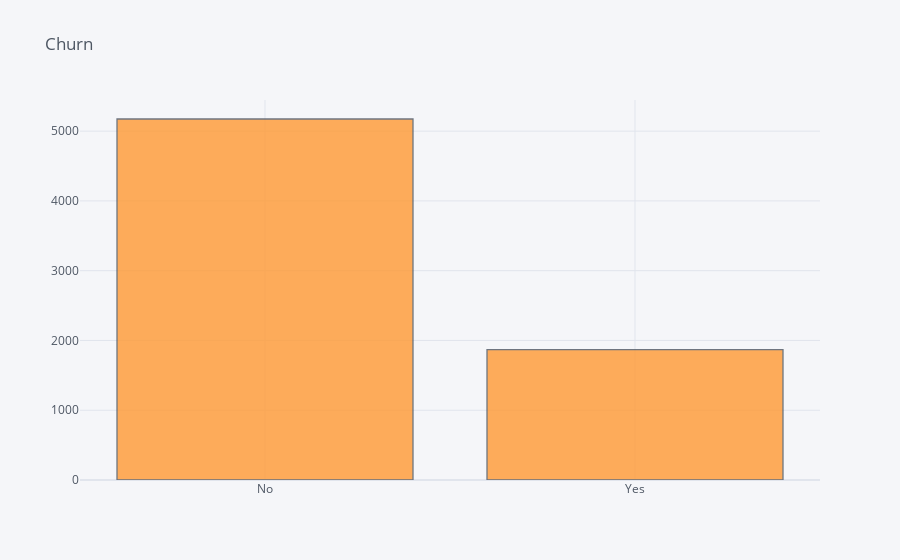

The cell this chart's notebook holds for it:
### Code cell
y.iplot(kind="hist", title="Churn")

### Figure 1 — Plotly figure (JSON) as saved in the notebook; plotly's stock layout.template omitted (floating-point values rounded to 4 significant figures; data arrays with more than 128 entries replaced by an {"elided": "..."} marker saying what was removed)
{"data": [{"histfunc": "count", "histnorm": "", "marker": {"color": "rgba(255, 153, 51, 1.0)", "line": {"color": "#4D5663", "width": 1.3}}, "name": "Churn", "opacity": 0.8, "orientation": "v", "type": "histogram", "x": {"elided": "7043 str values"}}], "layout": {"barmode": "overlay", "legend": {"bgcolor": "#F5F6F9", "font": {"color": "#4D5663"}}, "paper_bgcolor": "#F5F6F9", "plot_bgcolor": "#F5F6F9", "title": {"font": {"color": "#4D5663"}, "text": "Churn"}, "xaxis": {"gridcolor": "#E1E5ED", "showgrid": true, "tickfont": {"color": "#4D5663"}, "title": {"font": {"color": "#4D5663"}, "text": ""}, "zerolinecolor": "#E1E5ED"}, "yaxis": {"gridcolor": "#E1E5ED", "showgrid": true, "tickfont": {"color": "#4D5663"}, "title": {"font": {"color": "#4D5663"}, "text": ""}, "zerolinecolor": "#E1E5ED"}}}
